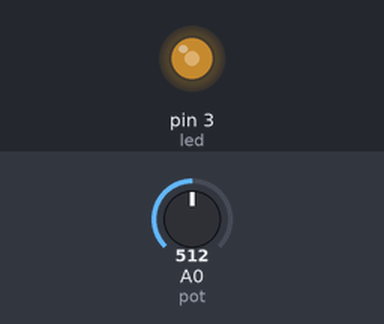
The sketch below on a simulated Arduino Uno, built with avr-gcc and run on an emulated ATmega328P. Shown: output pins drawn as LEDs (lit = HIGH). Inputs (shaded band) come from the test bench; at power-on: A0 (pot) = 512. What the sketch prints to the serial monitor is not drawn.

Above: at 1.3 s.
1.4 s: A0 (pot) set to 716
At 1.9 s:
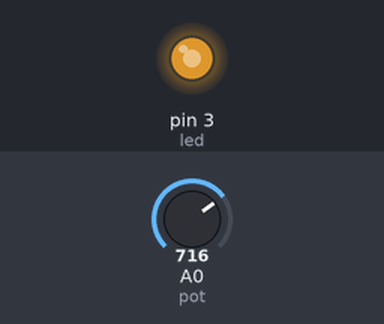
3.0 s: A0 (pot) set to 900
At 4.2 s:
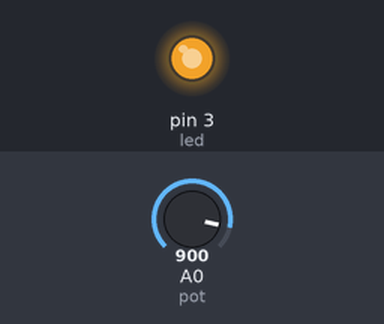
4.5 s: A0 (pot) set to 122
At 5.5 s:
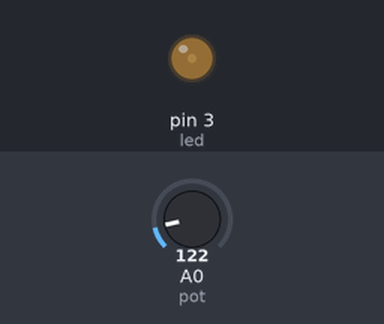
6.0 s: A0 (pot) set to 0
At 6.7 s:
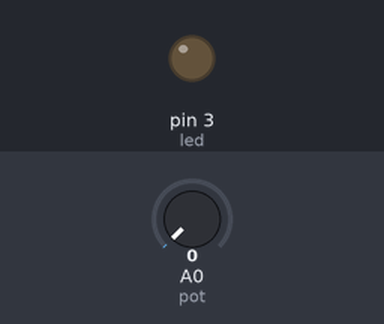
Timing chart, 0 to 8.5 s (numbered marks = the images above; inputs shaded):
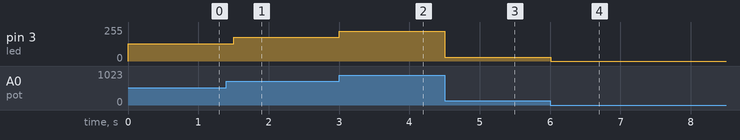

The sketch:

lab99_22_a.ino
```cpp
const int pot=0;
int voltaje_pot;
const int led =3;

void setup() {
  // put your setup code here, to run once:
  Serial.begin(9600);
  pinMode(led,OUTPUT);
}

void loop() {
  // put your main code here, to run repeatedly:
  voltaje_pot = analogRead(pot);
  Serial.print("Valor leido en A0: ");
  Serial.print(voltaje_pot);
  analogWrite(led,voltaje_pot/4);
  delay(500);
}
```

Measured:
- after the input at 1.4 s, pin 3 (led): 128/255 → 179/255 after 0.10 s
- after the input at 3.0 s, pin 3 (led): 179/255 → 225/255 at once
- after the input at 4.5 s, pin 3 (led): 225/255 → 30/255 at once
- after the input at 6.0 s, pin 3 (led): 30/255 → 0/255 at once
